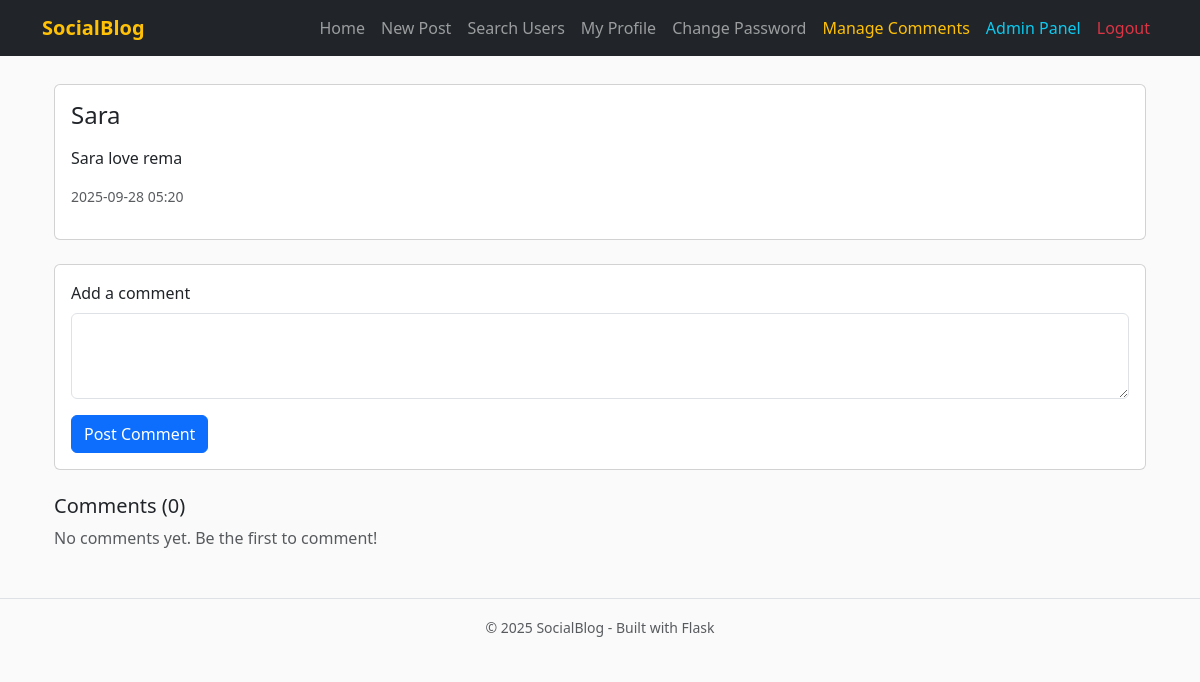
The app's page /post/2 (signed in) with its own data.
### app/models.py (models this page shows, shortened)
class User(UserMixin, db.Model):
    __tablename__ = "users"
    id = db.Column(db.Integer, primary_key=True)
    username = db.Column(db.String(64), unique=True, index=True)
    email = db.Column(db.String(120), unique=True, index=True)
    password_hash = db.Column(db.String(128))
    confirmed = db.Column(db.Boolean, default=False)
    role_id = db.Column(db.Integer, db.ForeignKey('roles.id'))
    name = db.Column(db.String(64))
    location = db.Column(db.String(64))
    bio = db.Column(db.Text())
    member_since = db.Column(db.DateTime(), default=db.func.now())
    last_seen = db.Column(db.DateTime(), default=db.func.now())
    posts = db.relationship('Post', backref='author', lazy='dynamic')
    comments = db.relationship('Comment', backref='author', lazy='dynamic')
    followed = db.relationship(
        'Follow',
        foreign_keys=[Follow.follower_id],
        backref=db.backref('follower', lazy='joined'),
        lazy='dynamic',
        cascade='all, delete-orphan'
    )
    followers = db.relationship(
        'Follow',
        foreign_keys=[Follow.followed_id],
        backref=db.backref('followed', lazy='joined'),
        lazy='dynamic',
        cascade='all, delete-orphan'
    )
    def can(self, perm):
        return self.role is not None and (self.role.permissions & perm) == perm
    def is_administrator(self):
        return self.can(Permission.ADMIN)
    @property
    def password(self):
        raise AttributeError("password is not readable")
    def ping(self):
        self.last_seen = datetime.utcnow()
        db.session.add(self)
        db.session.commit()

class Post(db.Model):
    __tablename__ = 'posts'
    id = db.Column(db.Integer, primary_key=True)
    body = db.Column(db.Text)
    body_html = db.Column(db.Text)
    timestamp = db.Column(db.DateTime, index=True, default=db.func.now())
    author_id = db.Column(db.Integer, db.ForeignKey('users.id'))
    comments = db.relationship('Comment', backref='post', lazy='dynamic')

### app/main/views.py (the view, shortened to what this page needs)
@main.route('/post/<int:id>', methods=['GET', 'POST'])
def post(id):
    from .forms import CommentForm
    post = Post.query.get_or_404(id)
    form = CommentForm()
    comments = post.comments.order_by(Comment.timestamp.asc()).all()
    return render_template('main/post.html', post=post, form=form, comments=comments)

### app/main/forms.py
class CommentForm(FlaskForm):
    body = TextAreaField('Add a comment', validators=[
        DataRequired(message="Please write something!"),
        Length(1, 500)
    ])
    submit = SubmitField('Post Comment')

### app/auth/views.py (called while the page is built)
@auth.before_app_request
def before_request():
    if current_user.is_authenticated:
        current_user.ping()
        if not current_user.confirmed \
                and request.blueprint != 'auth' \
                and request.endpoint != 'static':
            return redirect(url_for('auth.unconfirmed'))

### app/models.py (called while the page is built)
@login_manager.user_loader
def load_user(user_id):
    return User.query.get(int(user_id))

### app/templates/main/post.html (shortened to what this page needs)
{% extends "base.html" %}
{% block content %}
<div class="container mt-4">
  <div class="card mb-4">
    <div class="card-body">
      <h4 class="card-title">{{ post.author.username }}</h4>
      <p class="card-text">{{ post.body_html | safe }}</p>
      <p class="text-muted small">{{ post.timestamp.strftime('%Y-%m-%d %H:%M') }}</p>
    </div>
  </div>
  {% if current_user.is_authenticated %}
  <div class="card mb-3">
    <div class="card-body">
      <form method="POST">
        <div class="mb-3">
          {{ form.body.label(class="form-label") }}
          {{ form.body(class="form-control", rows=3) }}
        </div>
        <button type="submit" class="btn btn-primary">{{ form.submit.label.text }}</button>
      </form>
    </div>
  </div>
  {% else %}
  <p><a href="{{ url_for('auth.login') }}">Login</a> to add a comment.</p>
  {% endif %}
  <h5 class="mt-4">Comments ({{ comments|length }})</h5>
  {% if comments %}
    {% for comment in comments %}
      <div class="card mb-2">
        <div class="card-body">
          <p class="mb-1"><strong>{{ comment.author.username }}</strong></p>
          <p>{{ comment.body_html | safe }}</p>
          <p class="text-muted small">{{ comment.timestamp.strftime('%Y-%m-%d %H:%M') }}</p>
        </div>
      </div>
    {% endfor %}
  {% else %}
    <p class="text-muted">No comments yet. Be the first to comment!</p>
  {% endif %}
</div>
{% endblock %}

### app/templates/base.html (style rules this page uses)
body { padding-top: 60px; background-color: #fafafa; }

### records on screen
User: author.username "Sara"
Post: body_html "Sara love rema", timestamp "2025-09-28 05:20"

### other values on screen
{{ comments|length }} "0"
{{ current_year or 2025 }} "2025"
